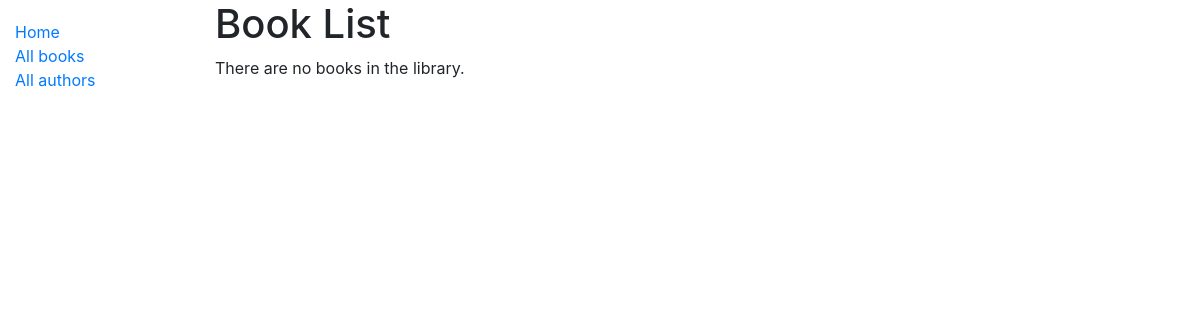
/catalog/books/, run on an earlier commit of the app's database.
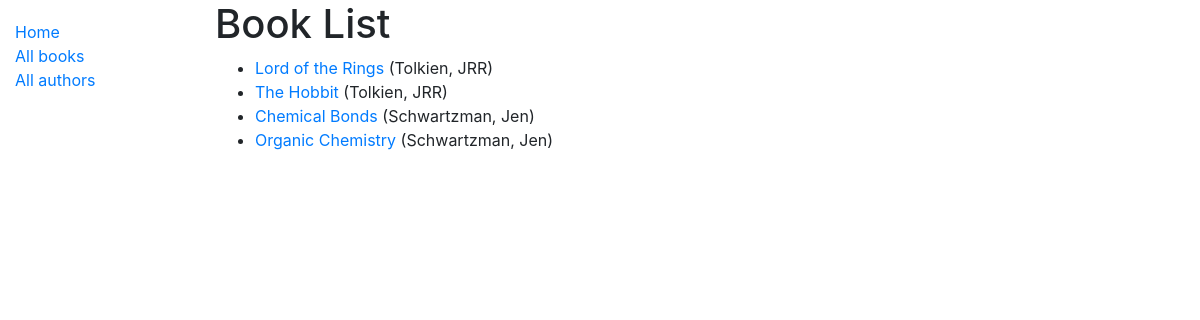
And on a later commit of the database.
### catalog/models.py (models this page shows, shortened)
class Book(models.Model):
    title = models.CharField(max_length=200)
    author = models.ForeignKey('Author', on_delete=models.SET_NULL, null=True)
    summary = models.TextField(max_length=1000, help_text='Enter a brief description of the book')
    isbn = models.CharField('ISBN', max_length=13, help_text='13 Character <a href="https://www.isbn-international.org/content/what-isbn">ISBN number</a>')
    genre = models.ManyToManyField(Genre, help_text='Select a genre for this book')
    def display_genre(self):
        """Create a string for the Genre. This is required to display genre in Admin."""
        return ', '.join(genre.name for genre in self.genre.all()[:3])
    display_genre.short_description = 'Genre'
    def get_absolute_url(self):
        return reverse('book-detail', args=[str(self.id)])

class Author(models.Model):
    first_name = models.CharField(max_length=100)
    last_name = models.CharField(max_length=100)
    date_of_birth = models.DateField(null=True, blank=True)
    date_of_death = models.DateField('Died', null=True, blank=True)
    class Meta:
        ordering = ['last_name', 'first_name']
    def __str__(self):
        return '{0}, {1}'.format(self.last_name, self.first_name)

### catalog/views.py (the view)
# urls.py: path('books/', views.BookListView.as_view(), name='books'),
class BookListView(generic.ListView):
    model = Book

### catalog/templates/catalog/book_list.html
{% extends "base_generic.html" %}
{% block content %}
  <h1>Book List</h1>
  {% if book_list %}
  <ul>
    {% for book in book_list %}
      <li>
        <a href="{{ book.get_absolute_url }}">{{ book.title }}</a> ({{book.author}})
      </li>
    {% endfor %}
  </ul>
  {% else %}
    <p>There are no books in the library.</p>
  {% endif %}
{% endblock %}

### catalog/templates/base_generic.html (shortened to what this page needs)
<!DOCTYPE html>
<html lang="en">
<head>
  <link rel="stylesheet" href="https://stackpath.bootstrapcdn.com/bootstrap/4.1.3/css/bootstrap.min.css">
  {% load static %}
  <link rel="stylesheet" href="{% static 'css/styles.css' %}">
</head>
<body>
  <div class="container-fluid">
    <div class="row">
      <div class="col-sm-2">
      {% block sidebar %}
        <ul class="sidebar-nav">
            <li><a href="{% url 'index' %}">Home</a></li>
            <li><a href="{% url 'books' %}">All books</a></li>
            <li><a href="{% url 'authors' %}">All authors</a></li>
        </ul>
     {% endblock %}
      </div>
      <div class="col-sm-10 ">{% block content %}{% endblock %}</div>
    </div>
  </div>
</body>
</html>

### catalog/templates/static/css/styles.css (style rules this page uses)
.sidebar-nav { margin-top: 20px; padding: 0; list-style: none; }

What changed in the data, as far as the page shows it:
added Book: title "Lord of the Rings", author "Tolkien, JRR"
added Book: title "The Hobbit", author "Tolkien, JRR"
added Book: title "Chemical Bonds", author "Schwartzman, Jen"
added Book: title "Organic Chemistry", author "Schwartzman, Jen"
Also different on the page:
text no longer shown: "There are no books in the library."
